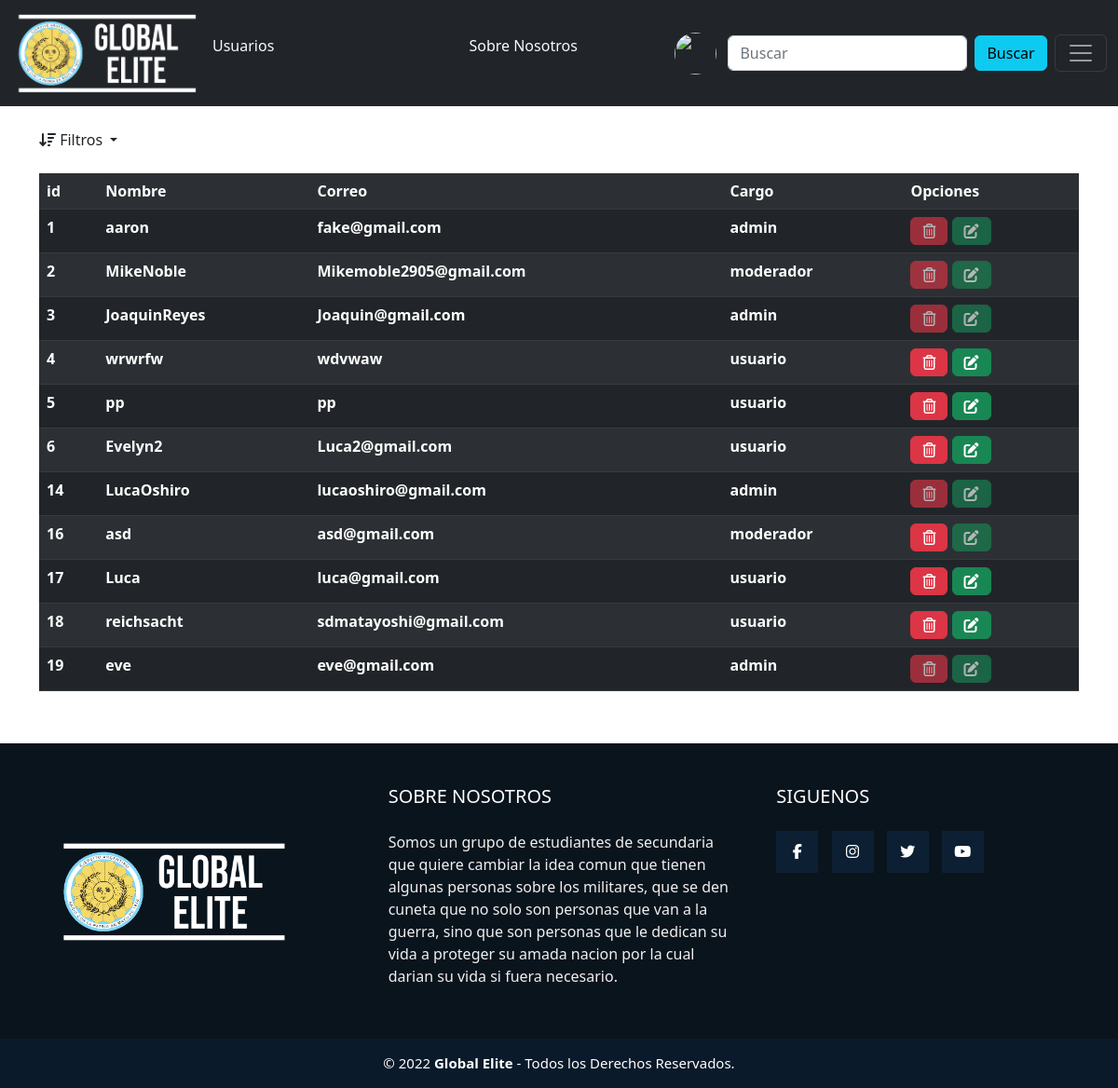
/listado_usu.php (signed in), run on the app's committed database.
### tables this page shows
CREATE TABLE IF NOT EXISTS `register` (
`id` int(10) unsigned NOT NULL,
  `nombre` varchar(50) NOT NULL,
  `contrasena` varchar(50) NOT NULL,
  `correo` varchar(70) NOT NULL,
  `rol` varchar(30) NOT NULL,
  `foto` varchar(2000) NOT NULL,
  `descripcion` text NOT NULL,
  `telefono` int(11) NOT NULL
);

CREATE TABLE IF NOT EXISTS `roles` (
  `id_rol` int(11) NOT NULL,
  `roles` varchar(100) NOT NULL
);

### listado_usu.php (called while the page is built, shortened)
<?php
require_once "includes/config.php";
$con= "SELECT DISTINCT * FROM register INNER JOIN roles ON roles.id_rol = register.rol;";
$res= mysqli_query($conn,$con);
$usu = mysqli_fetch_all($res,MYSQLI_ASSOC);
require_once "vistas/layout.php";

### vistas/listado_usu.php (the view, shortened to what this page needs)
<?php if ($_SESSION['usu']['rol'] == 3) { ?>
  <br>
  <div class="container">
    <a type="button" class="link-dark dropdown-toggle dropdown-toggle" data-bs-toggle="dropdown" aria-expanded="false" style="text-decoration: none;"><i class="fa-sharp fa-solid fa-arrow-down-wide-short"></i> Filtros </a>&nbsp;&nbsp;
  </div>
  <br>
  <div class="container">
    <table class="table table-dark table-striped">
      <tr>
        <th>id</th>
        <th>Nombre</th>
        <th>Correo</th>
        <th>Cargo</th>
        <th>Opciones</th>
      </tr>
      <?php foreach ($usu as $usuarios) { ?>
        <tr>
          <th><?php echo $usuarios['id']; ?></th>
          <th><?php echo $usuarios['nombre']; ?></th>
          <th><?php echo $usuarios['correo']; ?></th>
          <th><?php echo $usuarios['roles']; ?></th>
          <th>
            <a class="btn btn-danger <?php echo $usuarios['rol'] == 2 ? 'disabled' : '' ?><?php echo $usuarios['nombre'] == $_SESSION['usu']['nombre'] ? 'disabled' : '' ?>" href="eliminar_usu.php?id=<?php echo $usuarios['id'] ?>"><i class="far fa-trash-alt"></i></a>
            <a class="btn btn-success  <?php echo $usuarios['rol'] == 2 ? 'disabled' : '' ?> <?php echo $usuarios['rol'] == 3 ? 'disabled' : '' ?>" href="asignar_usu.php?id=<?php echo $usuarios['id'] ?>"><i class="fas fa-edit"></i></a>
          </th>
        </tr>
      <?php } ?>
    </table>
  </div>
<?php } ?>

### css/layout.css (style rules this page uses)
* { margin: 0; padding: 0; box-sizing: border-box; }
.container { display: flex; width: auto; }

### data on the page
register: id "1", nombre "aaron", correo "fake@gmail.com", roles.roles "admin"
register: id "2", nombre "MikeNoble", correo "Mikemoble2905@gmail.com", roles.roles "moderador"
register: id "3", nombre "JoaquinReyes", correo "Joaquin@gmail.com", roles.roles "admin"
register: id "4", nombre "wrwrfw", correo "wdvwaw", roles.roles "usuario"
register: id "5", nombre "pp", correo "pp", roles.roles "usuario"
register: id "6", nombre "Evelyn2", correo "Luca2@gmail.com", roles.roles "usuario"
register: id "14", nombre "LucaOshiro", correo "lucaoshiro@gmail.com", roles.roles "admin"
register: id "16", nombre "asd", correo "asd@gmail.com", roles.roles "moderador"
register: id "17", nombre "Luca", correo "luca@gmail.com", roles.roles "usuario"
register: id "18", nombre "reichsacht", correo "sdmatayoshi@gmail.com", roles.roles "usuario"
register: id "19", nombre "eve", correo "eve@gmail.com", roles.roles "admin"
